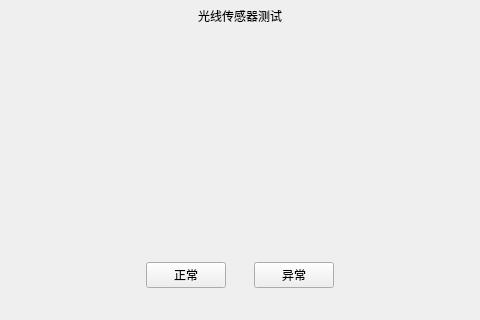
<?xml version="1.0" encoding="UTF-8"?>
<ui version="4.0">
 <class>ui_factory_light_sensor</class>
 <widget class="QMainWindow" name="ui_factory_light_sensor">
  <property name="geometry">
   <rect>
    <x>0</x>
    <y>0</y>
    <width>480</width>
    <height>320</height>
   </rect>
  </property>
  <property name="focusPolicy">
   <enum>Qt::StrongFocus</enum>
  </property>
  <property name="windowTitle">
   <string>MainWindow</string>
  </property>
  <widget class="QWidget" name="centralwidget">
   <layout class="QVBoxLayout" name="verticalLayout" stretch="1,7,1,1">
    <property name="spacing">
     <number>0</number>
    </property>
    <property name="leftMargin">
     <number>0</number>
    </property>
    <property name="topMargin">
     <number>0</number>
    </property>
    <property name="rightMargin">
     <number>0</number>
    </property>
    <property name="bottomMargin">
     <number>0</number>
    </property>
    <item>
     <widget class="QWidget" name="factory_light_sensor_title_widget" native="true">
      <layout class="QHBoxLayout" name="horizontalLayout" stretch="1,1,2,2">
       <property name="spacing">
        <number>0</number>
       </property>
       <property name="leftMargin">
        <number>0</number>
       </property>
       <property name="topMargin">
        <number>0</number>
       </property>
       <property name="rightMargin">
        <number>0</number>
       </property>
       <property name="bottomMargin">
        <number>0</number>
       </property>
       <item alignment="Qt::AlignLeft|Qt::AlignVCenter">
        <widget class="clicked_Label" name="factory_light_sensor_back_btn" native="true">
         <property name="text" stdset="0">
          <string/>
         </property>
        </widget>
       </item>
       <item>
        <spacer name="horizontalSpacer">
         <property name="orientation">
          <enum>Qt::Horizontal</enum>
         </property>
         <property name="sizeHint" stdset="0">
          <size>
           <width>77</width>
           <height>20</height>
          </size>
         </property>
        </spacer>
       </item>
       <item>
        <widget class="QLabel" name="factory_light_sensor_title_label">
         <property name="styleSheet">
          <string notr="true"/>
         </property>
         <property name="text">
          <string>光线传感器测试</string>
         </property>
         <property name="alignment">
          <set>Qt::AlignCenter</set>
         </property>
        </widget>
       </item>
       <item>
        <spacer name="horizontalSpacer_2">
         <property name="orientation">
          <enum>Qt::Horizontal</enum>
         </property>
         <property name="sizeHint" stdset="0">
          <size>
           <width>157</width>
           <height>20</height>
          </size>
         </property>
        </spacer>
       </item>
      </layout>
     </widget>
    </item>
    <item>
     <widget class="QWidget" name="widget_3" native="true">
      <layout class="QHBoxLayout" name="horizontalLayout_5">
       <property name="spacing">
        <number>0</number>
       </property>
       <property name="leftMargin">
        <number>0</number>
       </property>
       <property name="rightMargin">
        <number>0</number>
       </property>
       <property name="bottomMargin">
        <number>0</number>
       </property>
       <item>
        <widget class="QLabel" name="label11">
        <property name="text">
       	<string> </string>
      	</property>
     	</widget>
       </item>
       <item>
        <widget class="QLabel" name="factory_light_sensor_result_label"/>
       </item>
       <item>
        <widget class="QLabel" name="label12">
        <property name="text">
       	<string> </string>
      	</property>
     	</widget>
       </item>
      </layout>
     </widget>
    </item>
    <item>
     <widget class="QWidget" name="widget_2" native="true">
      <layout class="QHBoxLayout" name="horizontalLayout_2">
       <property name="spacing">
        <number>0</number>
       </property>
       <property name="leftMargin">
        <number>0</number>
       </property>
       <property name="rightMargin">
        <number>0</number>
       </property>
       <property name="bottomMargin">
        <number>0</number>
       </property>
       <item>
        <spacer name="horizontalSpacer_3">
         <property name="orientation">
          <enum>Qt::Horizontal</enum>
         </property>
         <property name="sizeHint" stdset="0">
          <size>
           <width>157</width>
           <height>20</height>
          </size>
         </property>
        </spacer>
       </item>
       <item>
        <widget class="QPushButton" name="factory_light_sensor_ok_btn">
         <property name="sizePolicy">
          <sizepolicy hsizetype="Expanding" vsizetype="Expanding">
           <horstretch>0</horstretch>
           <verstretch>0</verstretch>
          </sizepolicy>
         </property>
         <property name="maximumSize">
          <size>
           <width>225</width>
           <height>80</height>
          </size>
         </property>
         <property name="styleSheet">
          <string notr="true"/>
         </property>
         <property name="text">
          <string>正常</string>
         </property>
        </widget>
       </item>
       <item>
        <spacer name="horizontalSpacer_5">
         <property name="orientation">
          <enum>Qt::Horizontal</enum>
         </property>
         <property name="sizeHint" stdset="0">
          <size>
           <width>40</width>
           <height>20</height>
          </size>
         </property>
        </spacer>
       </item>
       <item>
        <widget class="QPushButton" name="factory_light_sensor_fail_btn">
         <property name="text">
          <string>异常</string>
         </property>
        </widget>
       </item>
       <item>
        <spacer name="horizontalSpacer_4">
         <property name="orientation">
          <enum>Qt::Horizontal</enum>
         </property>
         <property name="sizeHint" stdset="0">
          <size>
           <width>157</width>
           <height>20</height>
          </size>
         </property>
        </spacer>
       </item>
      </layout>
     </widget>
    </item>
    <item>
     <spacer name="verticalSpacer">
      <property name="orientation">
       <enum>Qt::Vertical</enum>
      </property>
      <property name="sizeHint" stdset="0">
       <size>
        <width>20</width>
        <height>29</height>
       </size>
      </property>
     </spacer>
    </item>
   </layout>
  </widget>
 </widget>
 <customwidgets>
  <customwidget>
   <class>clicked_Label</class>
   <extends>QWidget</extends>
   <header location="global">clicked_label.hpp</header>
  </customwidget>
 </customwidgets>
 <resources/>
 <connections/>
</ui>
